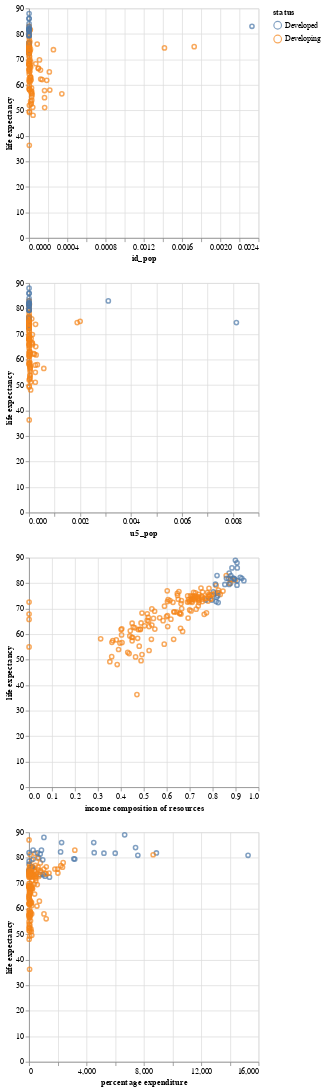

Notebook code cell kept with this figure:
### Markdown cell above
# Activity 3: create a repeated chart 

- Read the documentation here for a repeated chart: https://altair-viz.github.io/altair-viz-v4/user_guide/compound_charts.html 
- Create a repeated chart for the year 2010 where the y axis is life expectancy and the x axis is:
    - infant deaths (divided by population)
    - under-five deaths (divided by population)
    - income composition of resources
    - percentage expenditure

### Code cell


### Figure 1 — Vega-Lite specification as saved in the notebook (floating-point values rounded to 4 significant figures; data arrays with more than 128 entries replaced by an {"elided": "..."} marker saying what was removed)
{"config": {"view": {"continuousWidth": 300, "continuousHeight": 300}}, "repeat": {"column": ["life expectancy"], "row": ["id_pop", "u5_pop", "income composition of resources", "percentage expenditure"]}, "spec": {"data": {"name": "data-50583623108da736e9fbe5eb2ebfe4f6"}, "mark": {"type": "point"}, "encoding": {"color": {"field": "status", "type": "nominal"}, "x": {"field": {"repeat": "row"}, "type": "quantitative"}, "y": {"field": {"repeat": "column"}, "type": "quantitative"}}}, "transform": [{"filter": "(datum.year === 2010)"}], "$schema": "https://vega.github.io/schema/vega-lite/v5.20.1.json", "datasets": {"data-50583623108da736e9fbe5eb2ebfe4f6": {"elided": "2938 records"}}}
